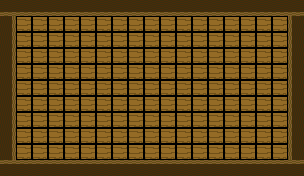

Tiled map render using the project's own tile images. Description and the whole map definition, tile-layer contents included, below:
An orthogonal 19x11 tile map with 16x16 px tiles, 1 tile layer (Tile Layer 1), 2 tilesets and 6 objects (Table, Bed, Exit, Windows, Curtains, ...).

<map version="1.10" tiledversion="1.11.2" orientation="orthogonal" renderorder="right-down" width="19" height="11" tilewidth="16" tileheight="16" infinite="0" nextlayerid="3" nextobjectid="18">
 <properties>
  <property name="camShouldMove" type="bool" value="false" />
 </properties>
 <tileset firstgid="1" source="../../../sinAssets.tsx" />
 <tileset firstgid="6" source="../../../props.tsx" />
 <layer id="1" name="Tile Layer 1" width="19" height="11">
  <data encoding="csv">
1,1,1,1,1,1,1,1,1,1,1,1,1,1,1,1,1,1,1,
3,5,5,5,5,5,5,5,5,5,5,5,5,5,5,5,5,5,2,
3,5,5,5,5,5,5,5,5,5,5,5,5,5,5,5,5,5,2,
3,5,5,5,5,5,5,5,5,5,5,5,5,5,5,5,5,5,2,
3,5,5,5,5,5,5,5,5,5,5,5,5,5,5,5,5,5,2,
3,5,5,5,5,5,5,5,5,5,5,5,5,5,5,5,5,5,2,
3,5,5,5,5,5,5,5,5,5,5,5,5,5,5,5,5,5,2,
3,5,5,5,5,5,5,5,5,5,5,5,5,5,5,5,5,5,2,
3,5,5,5,5,5,5,5,5,5,5,5,5,5,5,5,5,5,2,
3,5,5,5,5,5,5,5,5,5,5,5,5,5,5,5,5,5,2,
4,4,4,4,4,4,4,4,4,4,4,4,4,4,4,4,4,4,4
</data>
 </layer>
 <objectgroup id="2" name="Object Layer 1">
  <object id="12" name="Table" gid="6" x="216.699" y="47.9858" width="46.47" height="26.5618">
   <properties>
    <property name="functionField" value="" />
   </properties>
  </object>
  <object id="13" name="Bed" gid="7" x="50.6042" y="79.4064" width="26" height="48">
   <properties>
    <property name="functionField" value="" />
   </properties>
  </object>
  <object id="14" name="Exit" gid="8" x="137.519" y="176.046" width="29" height="13">
   <properties>
    <property name="functionField" value="" />
   </properties>
  </object>
  <object id="15" name="Windows" gid="9" x="58.3251" y="176.046" width="36" height="13">
   <properties>
    <property name="functionField" value="" />
   </properties>
  </object>
  <object id="16" name="Curtains" gid="10" x="291.081" y="105.283" width="12.477" height="39.9541">
   <properties>
    <property name="functionField" value="" />
   </properties>
  </object>
  <object id="17" name="Chest" gid="11" x="189.36" y="47.3357" width="21.2792" height="15.6502">
   <properties>
    <property name="functionField" value="" />
   </properties>
  </object>
 </objectgroup>
</map>
